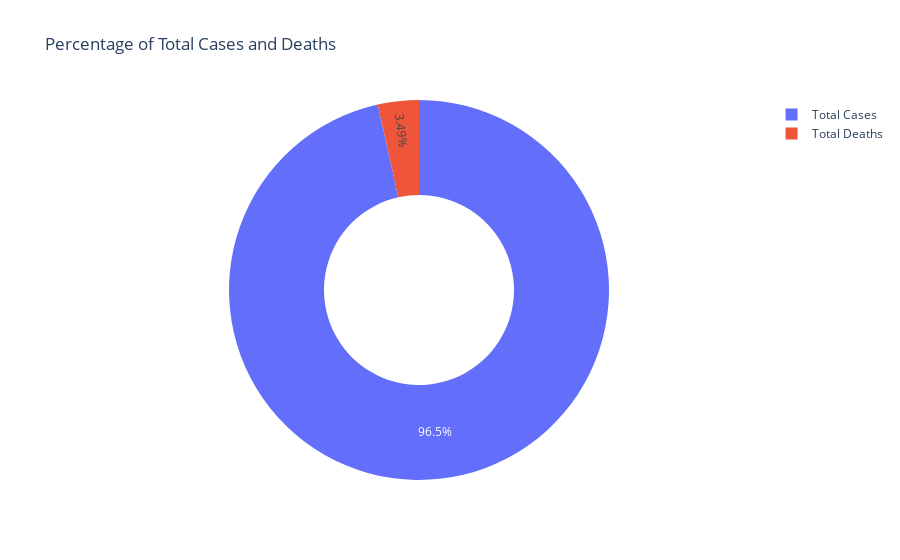

The notebook cell saved with this chart:
### Code cell
cases = data["Total Cases"].sum()
deceased = data["Total Deaths"].sum()

labels = ["Total Cases", "Total Deaths"]
values = [cases, deceased]

fig = px.pie(data, values=values, names=labels, 
             title='Percentage of Total Cases and Deaths', hole=0.5)
fig.show()

### Figure 1 — Plotly figure (JSON) as saved in the notebook; plotly's stock layout.template omitted (floating-point values rounded to 4 significant figures)
{"data": [{"domain": {"x": [0, 1], "y": [0, 1]}, "hole": 0.5, "hovertemplate": "label=%{label}<br>value=%{value}<extra></extra>", "labels": ["Total Cases", "Total Deaths"], "legendgroup": "", "name": "", "showlegend": true, "type": "pie", "values": [2118373473, 76566940]}], "layout": {"legend": {"tracegroupgap": 0}, "title": {"text": "Percentage of Total Cases and Deaths"}}}
